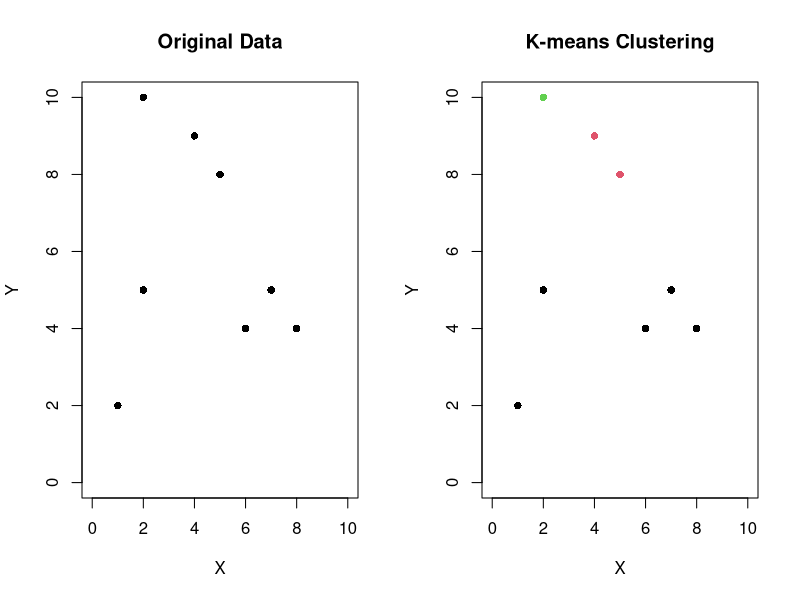
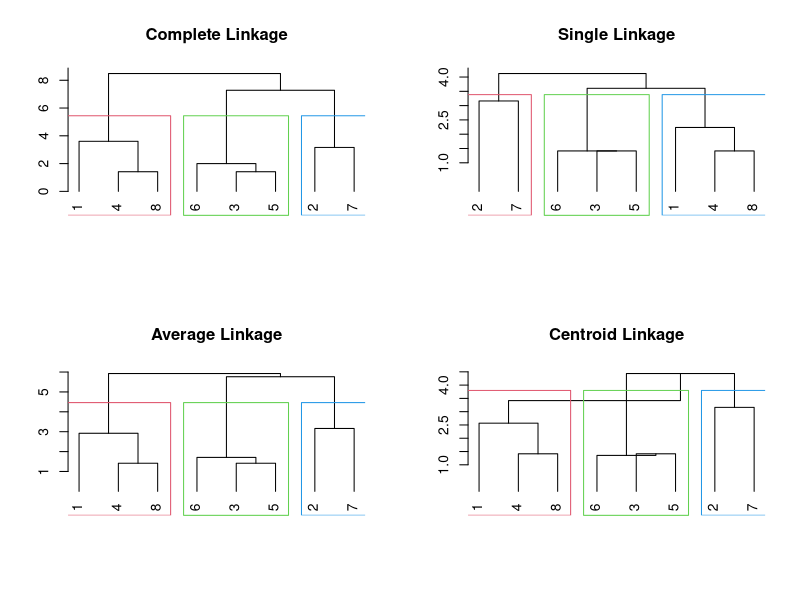

Write the R code that produced these figures, in order.
# read the data to R

# data.csv must be located into your working directory, to know your current working directory, type getwd()
data = read.csv("data.csv")


# Kmeans Clustering

km = kmeans(data, 3)

par(mfrow = c(1, 2))

plot(data$x, data$y, pch=16, xlab = "X", ylab = "Y", xlim=c(0,10), ylim=c(0,10), main="Original Data",)
plot(data$x, data$y, pch=16, xlab = "X", ylab = "Y", xlim=c(0,10), ylim=c(0,10), main="K-means Clustering", col=km$cluster)


# Hierarchical Clustering

par(mfrow=c(2, 2))
hc_complete = hclust(dist(data), method= "complete")
plot(hc_complete, hang=-1, main="Complete Linkage", xlab="", ylab="", sub="")
rect.hclust(hc_complete , k = 3, border = 2:6)

hc_single = hclust(dist(data), method= "single")
plot(hc_single, hang=-1, main="Single Linkage", xlab="", ylab="", sub="")
rect.hclust(hc_single , k = 3, border = 2:6)

hc_average = hclust(dist(data), method= "average")
plot(hc_average, hang=-1, main="Average Linkage", xlab="", ylab="", sub="")
rect.hclust(hc_average , k = 3, border = 2:6)

hc_centroid = hclust(dist(data), method= "centroid")
plot(hc_centroid, hang=-1, main="Centroid Linkage", xlab="", ylab="", sub="")
rect.hclust(hc_centroid , k = 3, border = 2:6)
